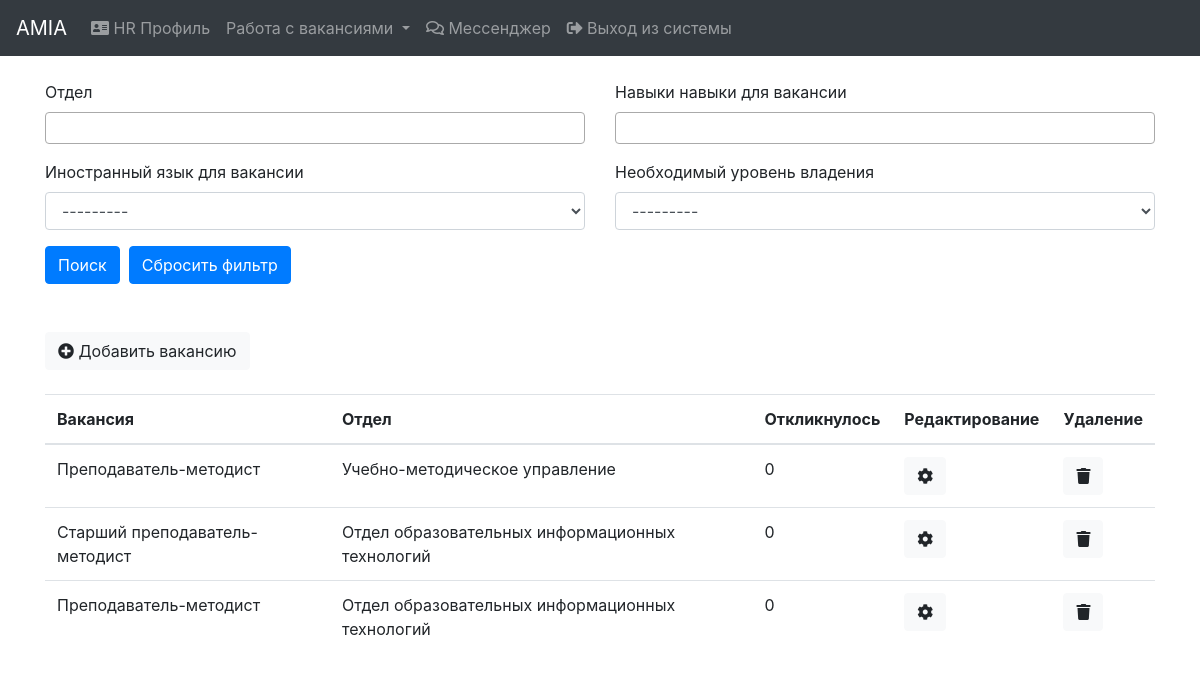
The page /hr/ (signed in) on the database as committed earlier.
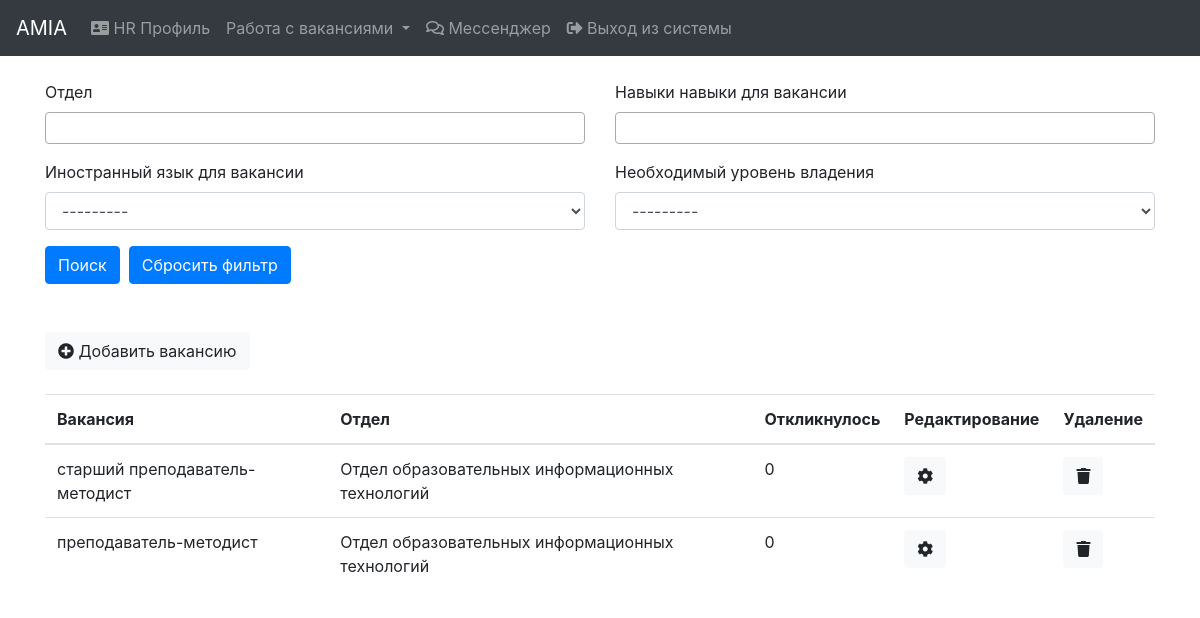
The same page on the database as committed later.
### institution/models.py (models this page shows, shortened)
class Vacancy(models.Model):
    OPENED = 1
    COMPLETED = 2
    BLOCKED = 3
    STATUSES = [
        (OPENED, 'Opened'),
        (COMPLETED, 'Completed'),
        (BLOCKED, 'Blocked'),
    ]
    vacancy = models.CharField(max_length=255, verbose_name="Vacancy")
    date_added = models.DateTimeField(verbose_name="Date added", auto_now_add=True)
    who_added = models.ForeignKey(User, on_delete=models.SET_NULL, verbose_name="Who added", blank=True, null=True)
    description = models.TextField(verbose_name="Description", blank=True, null=True)
    institution = models.ForeignKey(Institution, on_delete=models.CASCADE, verbose_name="Institution")
    responded = models.ManyToManyField(SocialProfile, verbose_name="Responded", through='RespondedVacancy')
    status = models.IntegerField(verbose_name="Status", choices=STATUSES, default=OPENED)
    skills = models.ManyToManyField(Skill, verbose_name="Skills", blank=True)
    languages = models.ManyToManyField(Language, verbose_name="Language", through='LanguageWithLevelVacancy')
    class Meta:
        ordering = ('vacancy',)
        verbose_name = 'Vacancy'
        verbose_name_plural = 'Vacancies'

class Institution(models.Model):
    institution_name = models.CharField(max_length=255, verbose_name="Institution name")
    info_about = models.TextField(verbose_name="About", blank=True, null=True)
    img = models.ImageField(verbose_name="Image", blank=True, null=True, upload_to='institutions')
    subscribers = models.ManyToManyField(SocialProfile, verbose_name="Subscribers")
    def __str__(self):
        return self.institution_name
    class Meta:
        ordering = ('institution_name',)
        verbose_name = 'Institution'
        verbose_name_plural = 'Institution'

### hr/views.py (the view)
# urls.py: path('', views.MainView.as_view(), name='main'),
class MainView(LoginRequiredMixin, View):
    def get(self, request):
        f = VacancyFilter(request.GET, queryset=Vacancy.objects.distinct().order_by('-pk'))
        paginator = Paginator(f.qs, 50)
        page = request.GET.get('page')
        vacancies = paginator.get_page(page)
        return render(request, 'institution/vacancies/hr_main_vacancies.html', {'vacancies': vacancies,
                                                                                'filter': f,
                                                                                })

### context_processors/models_context.py (called while the page is built)
def models_context(request):
    return {'educational': EducationalInstitution.objects.all(),
            'language_levels': LanguageLevel.objects.all(),
            'languages': Language.objects.all(),
            'specialties': Specialty.objects.all(),
            'skills': Skill.objects.all(),
            'interests': Interest.objects.all(),
            }

### social_profile/models.py (called while the page is built)
    def __str__(self):
        return self.skill_name

    def __str__(self):
        return self.language_name

### institution/templates/institution/vacancies/hr_main_vacancies.html (shortened to what this page needs)
{% extends 'base.html' %}
{% load static %}
{% block content %}
    {% include 'hr/navbar_hr.html' %}<br>
    <div class="container">
        {% include 'institution/vacancies/search_form.html' %}<br>
        <br>
        <a href="{% url 'institution:vacancy_add' %}" class="btn btn-light"><i class="fas fa-plus-circle"></i> Добавить вакансию</a><br><br>
        <div class="row">
            <div class="col-lg-12">
                <table class="table table-hover">
                    <thead>
                    <tr>
                        <th scope="col">Вакансия</th>
                        <th scope="col">Отдел</th>
                        <th scope="col">Откликнулось</th>
                        <th scope="col">Редактирование</th>
                        <th scope="col">Удаление</th>
                    </tr>
                    </thead>
                    <tbody>
                    {% for vacancy in vacancies %}
                        <tr>
                            <td>{{ vacancy.vacancy }}</td>
                            <td>{{ vacancy.institution.institution_name }}</td>
                            <td data-VacancyId="{{ vacancy.id }}">{{ vacancy.responded.count }}</td>
                            <td><a href="{% url 'institution:vacancy_update' vacancy.id %}" class="btn btn-light"><i class="fas fa-cog"></i></a></td>
                            <td><a href="{% url 'institution:vacancy_delete' vacancy.id %}" class="btn btn-light"><i class="fas fa-trash"></i></a></td>
                        </tr>
                    {% endfor %}
                    </tbody>
                </table>
            </div>
        </div>
    </div>
{% endblock %}

### templates/base.html (shortened to what this page needs)
<!doctype html>
<html lang="ru">
<head>
    {% load static %}
    <link rel="stylesheet" href="https://cdn.jsdelivr.net/npm/bootstrap@4.5.3/dist/css/bootstrap.min.css">
    <link rel="stylesheet" href="https://use.fontawesome.com/releases/v5.4.2/css/all.css">
    <link href="https://cdn.jsdelivr.net/npm/select2@4.1.0-beta.1/dist/css/select2.min.css" rel="stylesheet" />
</head>
<body>
{% block content %}{% endblock %}
</body>
</html>

### hr/templates/hr/navbar_hr.html (shortened to what this page needs)
<nav class="navbar navbar-expand-lg navbar-dark bg-dark">
    <a class="navbar-brand" href="#">AMIA</a>
    <div class="collapse navbar-collapse" id="navbarSupportedContent">
        <ul class="navbar-nav mr-auto">
            <li class="nav-item">
                <a class="nav-link" href="{% url 'profile:profile_update' request.user.socialprofile.id %}"><i class="fas fa-address-card"></i> HR Профиль <span class="sr-only">(current)</span></a>
            </li>
            <li class="nav-item dropdown">
                <a class="nav-link dropdown-toggle" href="#" id="navbarDropdown" role="button" data-toggle="dropdown" aria-haspopup="true" aria-expanded="false">
                    Работа с вакансиями
                </a>
            </li>
            <li class="nav-item">
                <a class="nav-link" href="{% url 'messaging:messenger_main' %}"><i class="far fa-comments"></i> Мессенджер <span class="sr-only">(current)</span></a>
            </li>
            <li class="nav-item">
                <a class="nav-link" href="{% url 'logout' %}"><i class="fas fa-sign-out-alt"></i> Выход из системы <span class="sr-only">(current)</span></a>
            </li>
        </ul>
    </div>
</nav>

### institution/templates/institution/vacancies/search_form.html (shortened to what this page needs)
{% load widget_tweaks %}
<form action="{% url 'hr:main' %}" method="get">
    <div class="row">
        <div class="col-lg-6">
            <div class="form-group">
                <label for="exampleInputEmail1">Отдел</label>
            </div>
        </div>
        <div class="col-lg-6">
            <div class="form-group">
                <label for="exampleInputEmail1">Навыки навыки для вакансии</label>
            </div>
        </div>
    </div>
    <div class="row">
        <div class="col-lg-6">
            <div class="form-group">
                <label for="exampleInputEmail1">Иностранный язык для вакансии</label>
                {% render_field filter.form.language class+="form-control" style="width: 100%" %}
            </div>
        </div>
        <div class="col-lg-6">
            <div class="form-group">
                <label for="exampleInputEmail1">Необходимый уровень владения</label>
                {% render_field filter.form.language_level class+="form-control" style="width: 100%" %}
            </div>
        </div>
    </div>
    <button type="submit" class="btn btn-primary">Поиск</button>&nbsp;&nbsp;<a href="{% url 'hr:main' %}" class="btn btn-primary">Сбросить фильтр</a>
</form>

Rows that differ between the two databases and show on the page:
removed Vacancy: vacancy "Преподаватель-методист", institution.institution_name "Учебно-методическое управление", responded.count "0"
changed Vacancy: vacancy "Старший преподаватель-методист" → "старший преподаватель-методист"
changed Vacancy: vacancy "Преподаватель-методист" → "преподаватель-методист"
